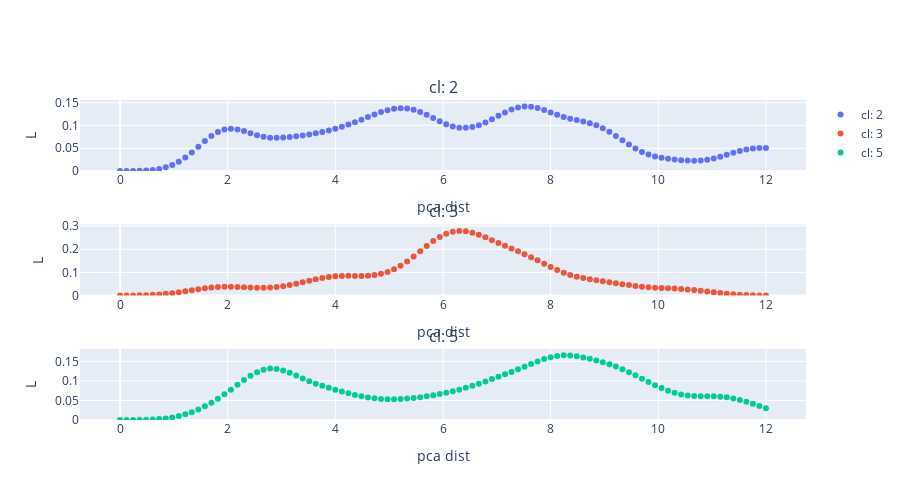
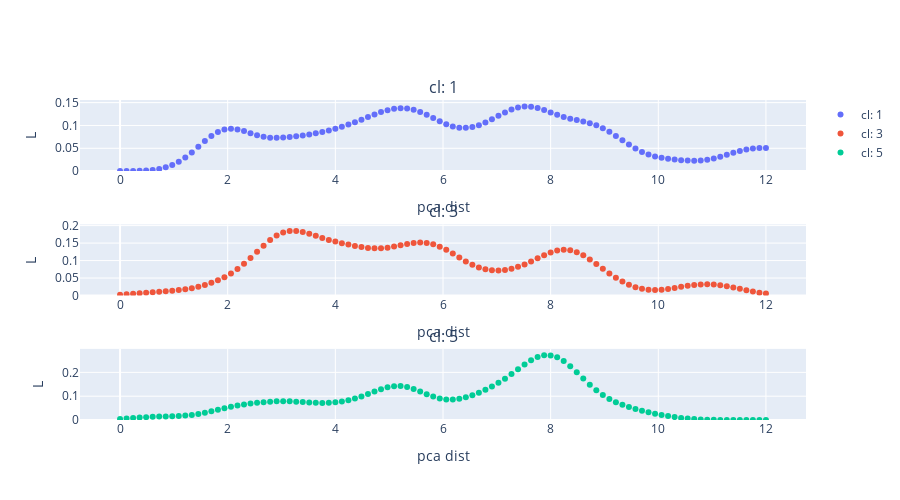
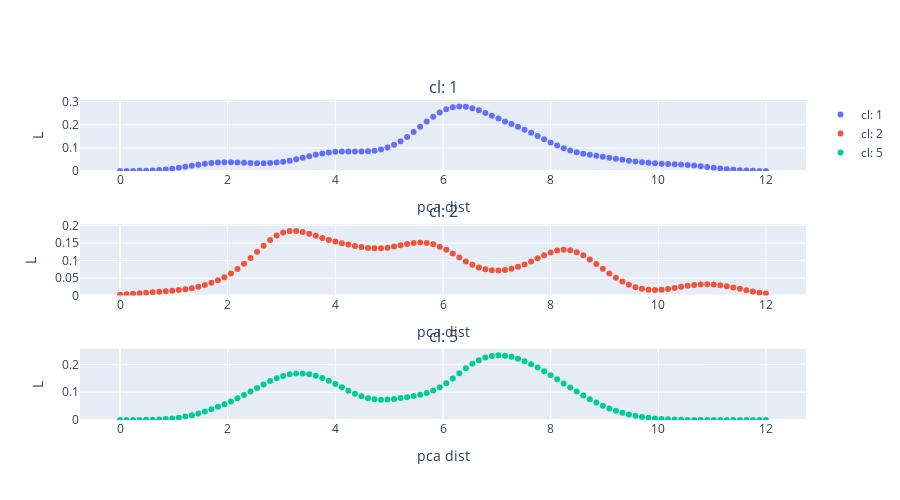
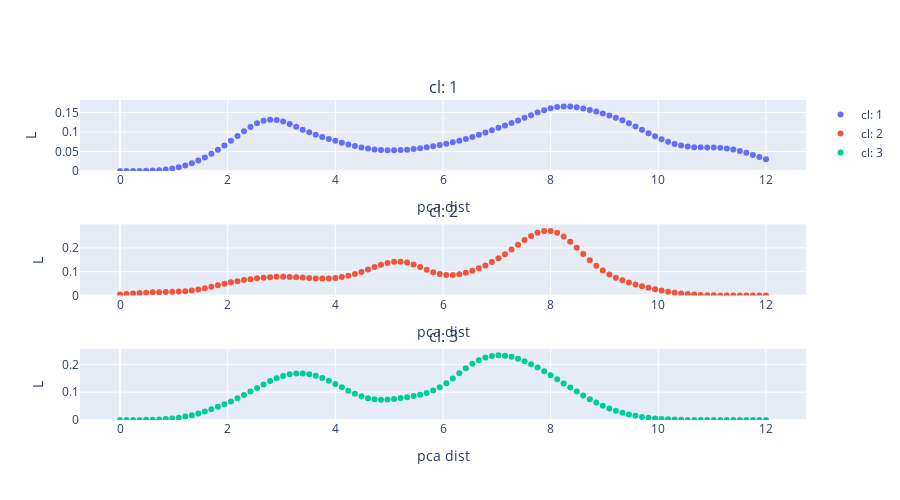

Notebook source saved alongside these figures, in order:
### Markdown cell above
#### iv. plot

We gathered the distances between target clusters across windows. Below we plot, for each target cluster, the distribution of distance to every other target cluster.

### Code cell
range_dists= np.linspace(0,12,100)
range_dists= range_dists.reshape(-1,1)


dist_gens= {}

for gp in sorted(dists_dict.keys()):
    gp_sub_gens= plot_distances(dists_dict,gp,range_dists,height= 500,width= 900)
    dist_gens[gp]= gp_sub_gens
